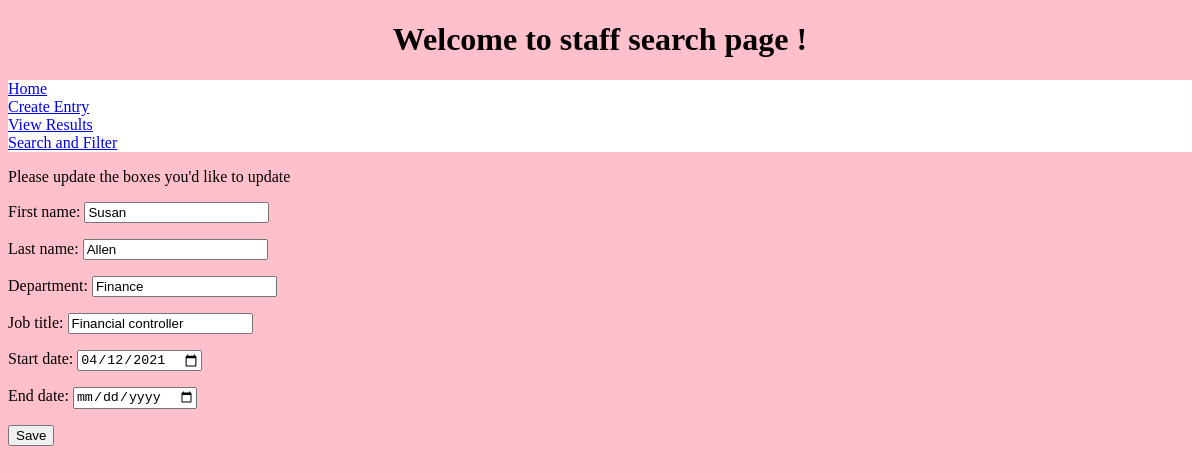
Page /staff/24/update/ on the committed database.
### staff/models.py (models this page shows, shortened)
class StaffInfo(models.Model):
    first_name = models.CharField(max_length=30)
    last_name = models.CharField(max_length=30)
    department = models.CharField(max_length=30)
    job_title = models.CharField(max_length=30)
    start_date = models.DateField()
    end_date = models.DateField(null=True, blank=True)

### staff/views.py (the view)
# urls.py: path("staff/<pk>/update/", views.UpdateStaffMember.as_view(), name='update'),
class UpdateStaffMember(UpdateView):
    model = StaffInfo
    template_name = "staff/update_info.html"
    form_class = StaffForm
    success_url = "/"

### staff/form.py
class StaffForm(forms.ModelForm):
  class Meta:
    widgets = {'start_date': DropdownDate, 'end_date': DropdownDate}
    model = StaffInfo
    fields = "__all__"

### staff/templates/staff/update_info.html (shortened to what this page needs)
{% extends "staff/base.html" %} {% load static %} {% block head %} {% endblock %}
{% block content %}
  <p>Please update the boxes you'd like to update {{staff.first_name}} </p>
<form method="POST" action="">
  {{ form.as_p }}
  <input type="submit" value="Save">
</form>
{% endblock %}

### rows in the picture
StaffInfo: first_name "Susan", last_name "Allen", department "Finance", job_title "Financial controller", start_date "04/12/2021"
